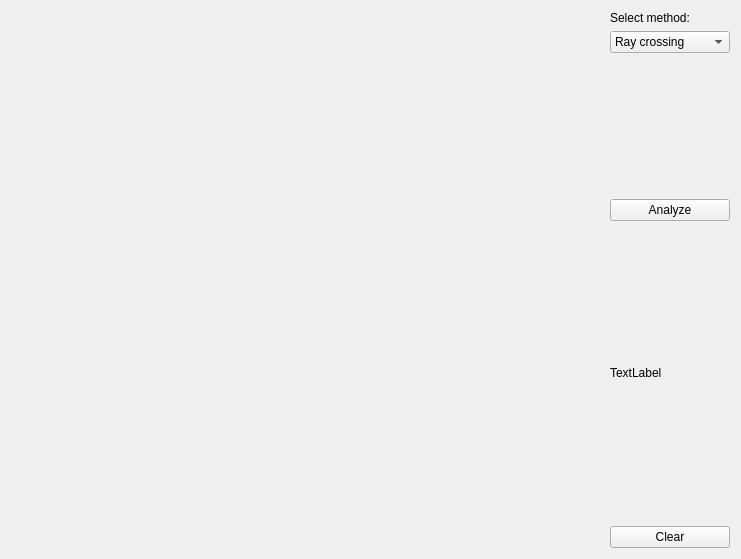
<?xml version="1.0" encoding="UTF-8"?>
<ui version="4.0">
 <class>Widget</class>
 <widget class="QWidget" name="Widget">
  <property name="geometry">
   <rect>
    <x>0</x>
    <y>0</y>
    <width>741</width>
    <height>559</height>
   </rect>
  </property>
  <property name="windowTitle">
   <string>PointInPolygon</string>
  </property>
  <layout class="QHBoxLayout" name="horizontalLayout">
   <item>
    <widget class="Draw" name="Canvas" native="true">
     <property name="sizePolicy">
      <sizepolicy hsizetype="Preferred" vsizetype="Preferred">
       <horstretch>1</horstretch>
       <verstretch>1</verstretch>
      </sizepolicy>
     </property>
    </widget>
   </item>
   <item>
    <layout class="QVBoxLayout" name="verticalLayout">
     <item>
      <widget class="QLabel" name="label_2">
       <property name="text">
        <string>Select method:</string>
       </property>
      </widget>
     </item>
     <item>
      <widget class="QComboBox" name="comboBox">
       <item>
        <property name="text">
         <string>Ray crossing</string>
        </property>
       </item>
       <item>
        <property name="text">
         <string>Winding number</string>
        </property>
       </item>
      </widget>
     </item>
     <item>
      <spacer name="verticalSpacer_2">
       <property name="orientation">
        <enum>Qt::Vertical</enum>
       </property>
       <property name="sizeHint" stdset="0">
        <size>
         <width>20</width>
         <height>100</height>
        </size>
       </property>
      </spacer>
     </item>
     <item>
      <widget class="QPushButton" name="pushButtonAnalyze">
       <property name="text">
        <string>Analyze</string>
       </property>
      </widget>
     </item>
     <item>
      <spacer name="verticalSpacer_3">
       <property name="orientation">
        <enum>Qt::Vertical</enum>
       </property>
       <property name="sizeHint" stdset="0">
        <size>
         <width>20</width>
         <height>10</height>
        </size>
       </property>
      </spacer>
     </item>
     <item>
      <widget class="QLabel" name="label">
       <property name="text">
        <string>TextLabel</string>
       </property>
      </widget>
     </item>
     <item>
      <spacer name="verticalSpacer">
       <property name="orientation">
        <enum>Qt::Vertical</enum>
       </property>
       <property name="sizeHint" stdset="0">
        <size>
         <width>20</width>
         <height>50</height>
        </size>
       </property>
      </spacer>
     </item>
     <item>
      <widget class="QPushButton" name="pushButtonClear">
       <property name="text">
        <string>Clear</string>
       </property>
      </widget>
     </item>
    </layout>
   </item>
  </layout>
 </widget>
 <customwidgets>
  <customwidget>
   <class>Draw</class>
   <extends>QWidget</extends>
   <header>draw.h</header>
   <container>1</container>
  </customwidget>
 </customwidgets>
 <resources/>
 <connections/>
</ui>
